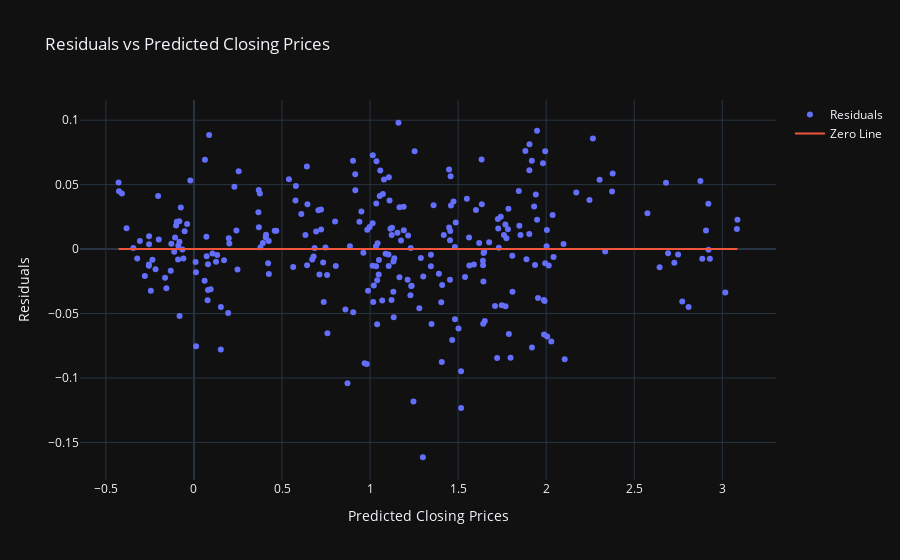

Notebook cell for this chart:
### Markdown cell above
#### Pretty good, we will improve this further later on in the project.  Let's look at a residuals plot as well now.

### Code cell
# Calculate the residuals first.
residuals = y_test - y_pred

# Create the residuals plot
fig = go.Figure()

fig.add_trace(go.Scatter(x = y_pred, y = residuals,
                mode = 'markers',
                name = 'Residuals'))

fig.add_trace(go.Scatter(x = y_pred, y = np.zeros_like(y_pred),
                mode = 'lines',
                name = 'Zero Line'))

fig.update_layout(title = 'Residuals vs Predicted Closing Prices',
                xaxis_title = 'Predicted Closing Prices',
                yaxis_title = 'Residuals',
                template = 'plotly_dark')

fig.show()

### Figure 1 — Plotly figure (JSON) as saved in the notebook; plotly's stock layout.template omitted (floating-point values rounded to 4 significant figures; data arrays with more than 128 entries replaced by an {"elided": "..."} marker saying what was removed)
{"data": [{"mode": "markers", "name": "Residuals", "type": "scatter", "x": {"elided": "277 float values"}, "y": {"elided": "277 float values"}}, {"mode": "lines", "name": "Zero Line", "type": "scatter", "x": {"elided": "277 float values"}, "y": {"elided": "277 int values"}}], "layout": {"title": {"text": "Residuals vs Predicted Closing Prices"}, "xaxis": {"title": {"text": "Predicted Closing Prices"}}, "yaxis": {"title": {"text": "Residuals"}}}}
